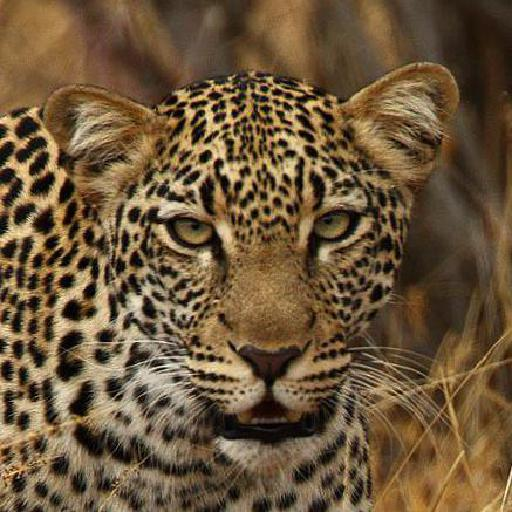
#> input picture src/dataset/1069.jpg, 512 x 512 px, given in place of 1.jpg, which was not available
$ python loadgambarTexture.py
#> lines starting #> are read from the running program, lines starting #| are printed output that depends on the picture; pictures that were not available may be replaced by others from this repository, and a replacement may not be noted
### Web/src/tekstur.py
import cv2
import numpy as np


def processImg(gambar):
    r, g, b = cv2.split(gambar)
    r = r * 0.29
    g = g * 0.587
    b = b * 0.114
    gr = r+g+b
    grInt = gr.astype(int)
    return grInt

def coOccureanceMat(gambar):
    image = processImg(gambar)
    cooccurrence_Matrix = np.zeros((256, 256), dtype=int)
    height, width = image.shape

    for i in range(height):
        for j in range(width-1):
            cooccurrence_Matrix[image[i, j], image[i, j+1]] += 1

    cooccurrence_Matrix = np.transpose(cooccurrence_Matrix) + cooccurrence_Matrix
    sum_matrix = np.sum(cooccurrence_Matrix)
    normalized_matrix = cooccurrence_Matrix / sum_matrix

    return normalized_matrix

def features(gambar):
    cooccurence = coOccureanceMat(gambar)
    contrast = np.sum(np.square(np.arange(256)[:, np.newaxis] - np.arange(256)[np.newaxis, :]) * cooccurence)
    entropy = -np.sum(cooccurence * np.log(cooccurence + np.finfo(float).eps))
    homogeneity = np.sum(cooccurence / (1 + np.abs(np.arange(256)[:, np.newaxis] - np.arange(256)[np.newaxis, :])))
    vektor = [0,0,0]
    vektor[0] =  contrast
    vektor[1] =  homogeneity
    vektor[2] =  entropy
    return vektor

# [13 lines left out: function cosineSimilarity, not called in this run]


### Web/src/loadgambarTexture.py
import tekstur
import os
import cv2
import csv
import numpy as np
import time
import pandas as pd
import ast

def loadgambar(path, pathg,minimum):
#> called with minimum = 99.99
    start = time.time()
    gambarpilihan = cv2.imread(pathg)
#> gambarpilihan is the input picture: shape (512, 512, 3); mean B, G, R 58.2, 86.2, 108.5
    imgref =cv2.resize(gambarpilihan, (0,0), fx=0.5,fy = 0.5)
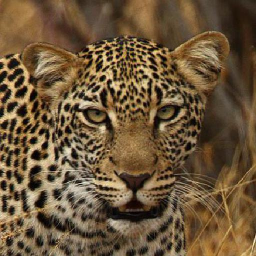
#> imgref: shape (256, 256, 3); mean B, G, R 58.4, 86.3, 108.6
    vektor1 = tekstur.features(imgref)
#> in processImg, `r, g, b = cv2.split(gambar)`:
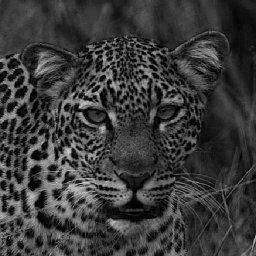
#> r: shape (256, 256); min 0, max 217, mean 58.4
#> in processImg, `r, g, b = cv2.split(gambar)`:
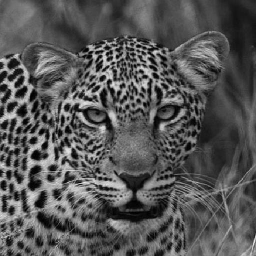
#> g: shape (256, 256); min 0, max 234, mean 86.3
#> in processImg, `r, g, b = cv2.split(gambar)`:
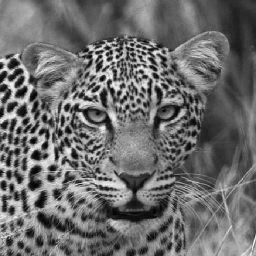
#> b: shape (256, 256); min 0, max 249, mean 108.6
#> in processImg, `r = r * 0.29`:
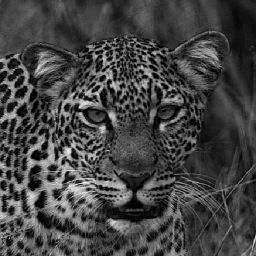
#> r: shape (256, 256) float64; min 0, max 62.93, mean 16.9; drawn with min black and max white
#> in processImg, `g = g * 0.587`:
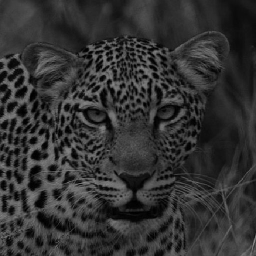
#> g: shape (256, 256) float64; min 0, max 137.4, mean 50.7
#> after the loop in coOccureanceMat, `for i in range(height):`:
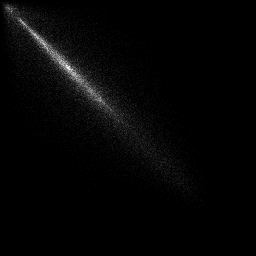
#> cooccurrence_Matrix: shape (256, 256) int64; min 0, max 51, mean 1; drawn with min black and max white
#> in features, `contrast = np.sum(np.square(np.arange(256)[:, np.newaxis] - np.arange(..`: contrast = 492.5
#> in features, `entropy = -np.sum(cooccurence * np.log(cooccurence + np.finfo(float).e..`: entropy = 9.23
#> in features, `homogeneity = np.sum(cooccurence / (1 + np.abs(np.arange(256)[:, np.ne..`: homogeneity = 0.195
#> vektor1 = [492.5, 0.195, 9.23]

    sim_img =[]
#> (the run stopped early here; a loop or call above may not have finished)

$ run again, on src/dataset/1331.jpg
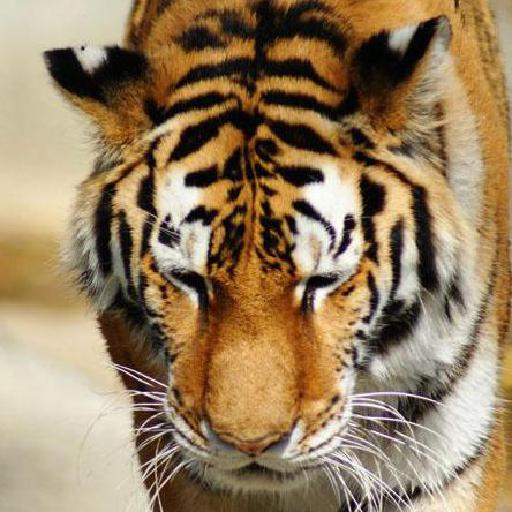
#> input picture src/dataset/1331.jpg, 512 x 512 px, given in place of 1.jpg, which was not available
#> in loadgambar, gambarpilihan is the input picture: shape (512, 512, 3); mean B, G, R 95.7, 127.4, 151.2
#> in processImg, `g = g * 0.587`:
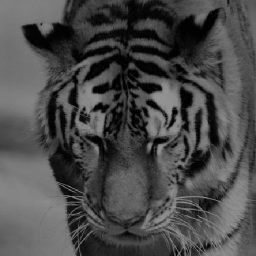
#> g: shape (256, 256) float64; min 0, max 149.7, mean 74.9
#> after the loop in coOccureanceMat, `for i in range(height):`:
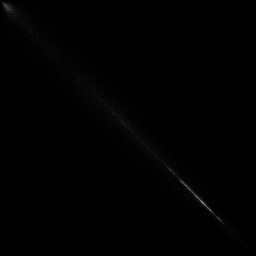
#> cooccurrence_Matrix: shape (256, 256) int64; min 0, max 167, mean 1
#> contrast = 413
#> entropy = 9.23
#> homogeneity = 0.259
#> vektor1 = [413, 0.259, 9.23]

$ run again, on src/dataset/1466.jpg
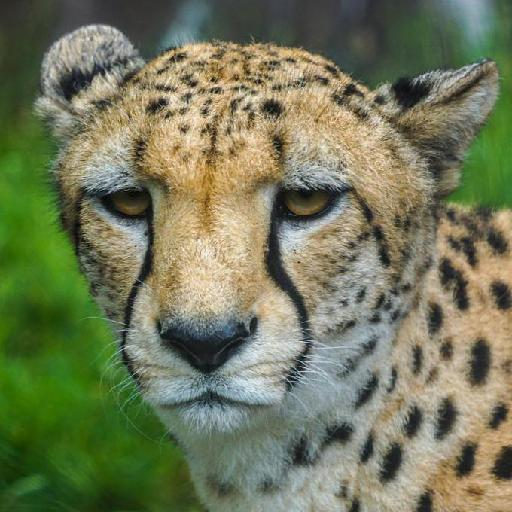
#> input picture src/dataset/1466.jpg, 512 x 512 px, given in place of 1.jpg, which was not available
#> in loadgambar, gambarpilihan is the input picture: shape (512, 512, 3); mean B, G, R 90.3, 121.1, 114.9
#> in processImg, `gr = r+g+b`:
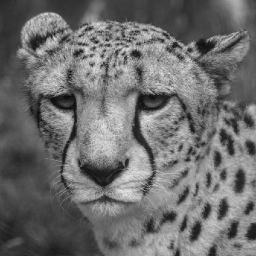
#> gr: shape (256, 256) float64; min 9.17, max 231.4, mean 110.5
#> after the loop in coOccureanceMat, `for i in range(height):`:
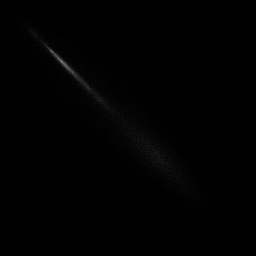
#> cooccurrence_Matrix: shape (256, 256) int64; min 0, max 170, mean 1
#> contrast = 246.5
#> entropy = 8.91
#> homogeneity = 0.246
#> vektor1 = [246.5, 0.246, 8.91]

$ run again, on src/dataset/1566.jpg
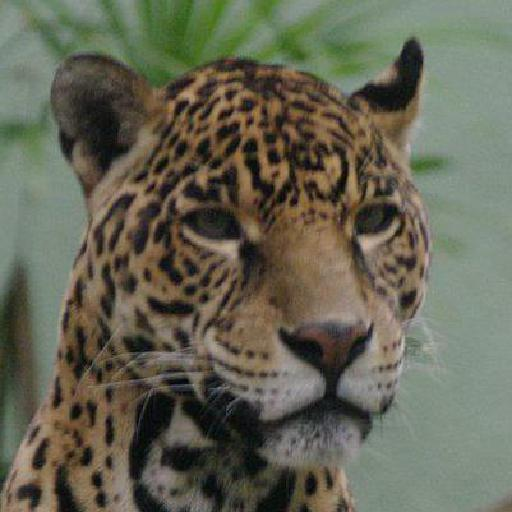
#> input picture src/dataset/1566.jpg, 512 x 512 px, given in place of 1.jpg, which was not available
#> in loadgambar, gambarpilihan is the input picture: shape (512, 512, 3); mean B, G, R 84.8, 101, 101.3
#> in features, `cooccurence = coOccureanceMat(gambar)`:
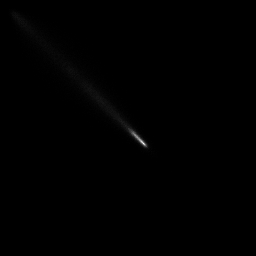
#> cooccurence: shape (256, 256) float64; min 0, max 0.00591, mean 1.53e-05; drawn with min black and max white
#> contrast = 120.9
#> entropy = 8.2
#> homogeneity = 0.301
#> vektor1 = [120.9, 0.301, 8.2]
